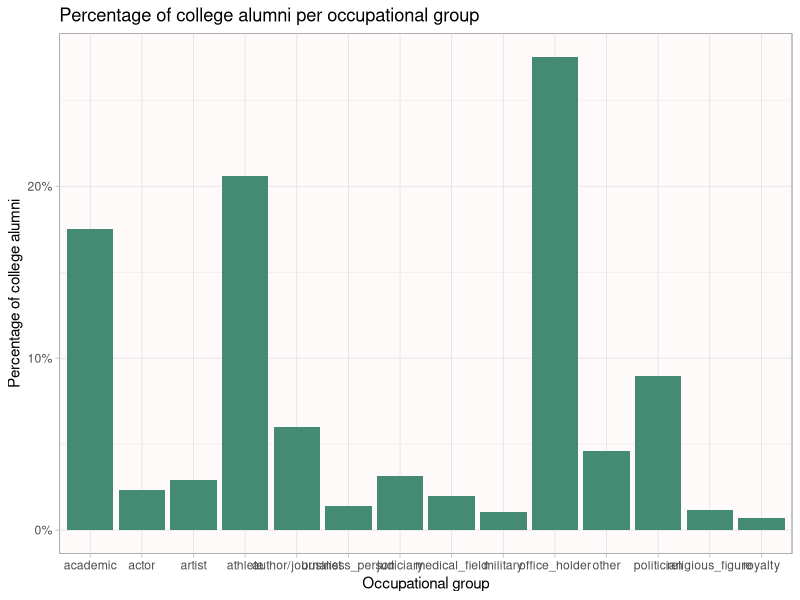

This figure's R source:
library(tidyverse)
library(ggthemes)
uni_people<-read_csv("people_output.csv")

profession_N <- uni_people |>
  group_by(`Occupational_group`) |>
  summarise(number_of_people=n()) |>
  mutate(percentage=number_of_people / sum(number_of_people))

bargraph_occupation_uni_percentage=ggplot(data=profession_N)+
  aes(x=`Occupational_group`, y=percentage)+
  labs(title="Percentage of college alumni per occupational group")+
  labs(y="Percentage of college alumni", x="Occupational group")+
  scale_y_continuous (labels = scales::label_percent())+
  theme_economist()+
  theme_light()+
  theme(panel.background = element_rect(fill = "snow", colour = "grey50"))+
  geom_bar(stat = "summary", fun = "mean",fill="aquamarine4")


ggsave('occupationalgroup_vs_percentage_of_alumni.pdf', plot=bargraph_occupation_uni_percentage, scale=1, width=5, height=7)













